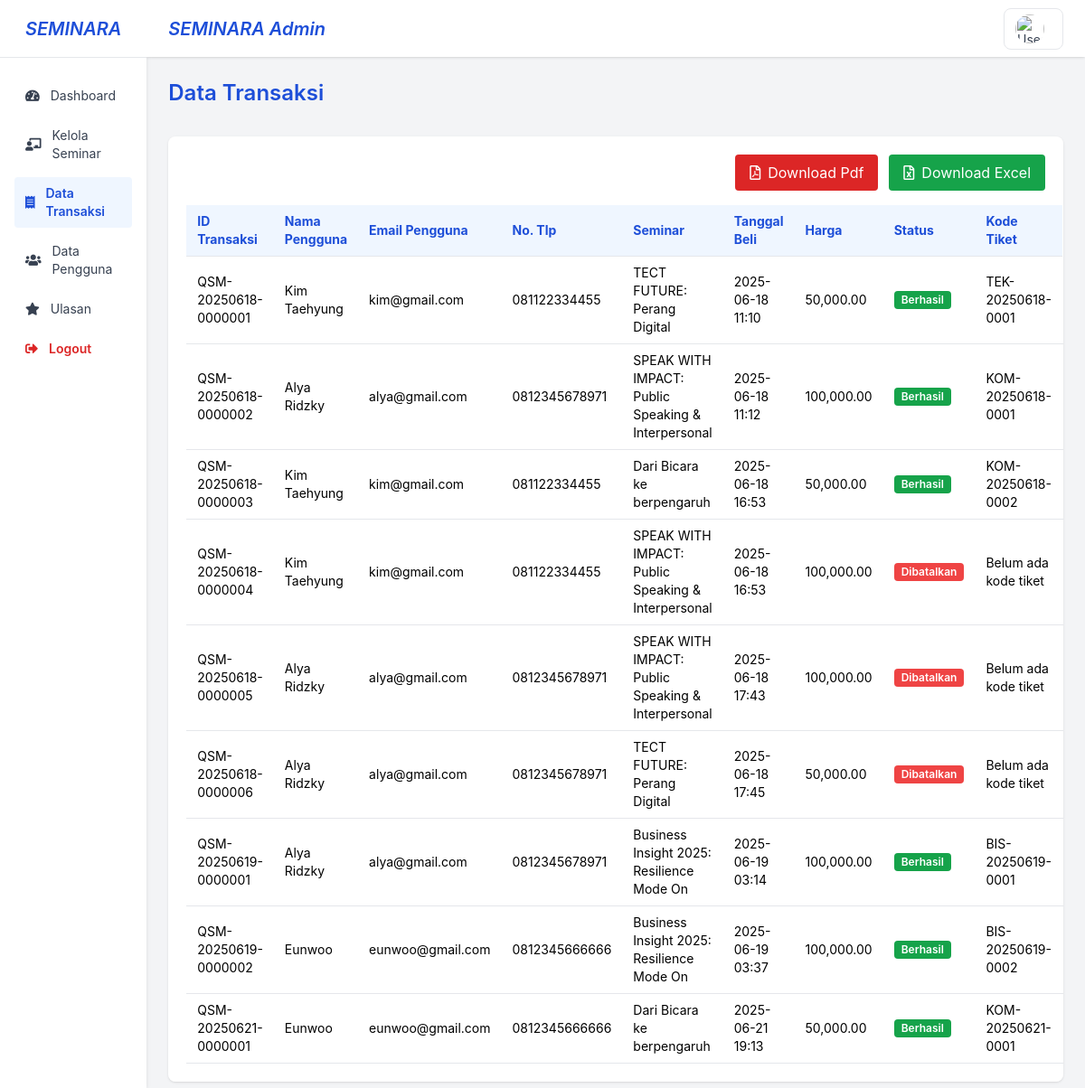
/index.php/transaksi, run on the app's committed database.
### tables this page shows
CREATE TABLE `transaksi` (
  `id_transaksi` char(20) NOT NULL,
  `id_pengguna` int(11) DEFAULT NULL,
  `id_seminar` int(11) DEFAULT NULL,
  `tanggal_transaksi` datetime DEFAULT current_timestamp(),
  `nom_bayar` decimal(10,2) NOT NULL,
  `status` enum('pending','berhasil','dibatalkan') DEFAULT 'pending',
  `kode_tiket` varchar(20) DEFAULT NULL,
  `created_at` timestamp NOT NULL DEFAULT current_timestamp()
);

CREATE TABLE `pengguna` (
  `id_pengguna` int(11) NOT NULL,
  `nama` varchar(100) NOT NULL,
  `email` varchar(100) NOT NULL,
  `foto` varchar(128) DEFAULT 'default.jpg',
  `no_telp` varchar(20) DEFAULT NULL,
  `password` varchar(255) NOT NULL,
  `tanggal_lahir` date DEFAULT NULL,
  `status` enum('Pekerja','Mahasiswa/Pelajar','Umum') DEFAULT NULL,
  `role` int(11) NOT NULL,
  `created_at` timestamp NOT NULL DEFAULT current_timestamp()
);

CREATE TABLE `seminar` (
  `id_seminar` int(11) NOT NULL,
  `judul` varchar(255) NOT NULL,
  `deskripsi` text DEFAULT NULL,
  `kategori` enum('Finansial','Teknologi','Pendidikan','Komunikasi','Bisnis') NOT NULL,
  `tanggal` date NOT NULL,
  `waktu` time NOT NULL,
  `lokasi` varchar(255) DEFAULT NULL,
  `kuota` int(11) DEFAULT NULL,
  `harga` decimal(10,2) DEFAULT NULL,
  `gambar` varchar(255) DEFAULT NULL,
  `narasumber` varchar(255) DEFAULT NULL,
  `benefit` text DEFAULT NULL,
  `tgl_mulai_daftar` date NOT NULL,
  `tgl_akhir_daftar` date NOT NULL,
  `created_at` timestamp NOT NULL DEFAULT current_timestamp()
);

### application/controllers/Transaksi.php (called while the page is built, shortened)
<?php
class Transaksi extends CI_Controller {
    public function __construct() {
           $this->load->model('ModelPengguna');
        $this->load->model('ModelSeminar');
        $this->load->model('ModelTransaksi');
        $this->load->model('ModelUlasan');
        $this->load->database();
        $this->load->library('session');
        $this->load->library('form_validation');
    }
     public function index() {
        $data['user'] = $this->ModelPengguna->cekData(['email' => $this->session->userdata('email')])->row_array();
        $data['transaksi'] = $this->ModelTransaksi->getAllTransaksi();
        $this->load->view('admin/data_transaksi', $data);
    }
}

### index.php (called while the page is built, shortened)
<?php
require_once BASEPATH.'core/CodeIgniter.php';

### application/models/ModelTransaksi.php (called while the page is built, shortened)
<?php
class ModelTransaksi extends CI_Model {
        public function getAllTransaksi() {
    $this->db->select('t.*, p.nama as nama_pengguna, p.email as email_pengguna, p.no_telp as tlp_pengguna,s.judul as judul_seminar, s.kategori, s.harga');
    $this->db->from('transaksi t');
    $this->db->join('pengguna p', 't.id_pengguna = p.id_pengguna');
    $this->db->join('seminar s', 't.id_seminar = s.id_seminar');
    return $this->db->get()->result();
}
}

### application/views/admin/data_transaksi.php (the view, shortened to what this page needs)
<html lang="en">
<head>
  <script src="https://cdn.tailwindcss.com"></script>
  <link href="https://cdnjs.cloudflare.com/ajax/libs/font-awesome/5.15.3/css/all.min.css" rel="stylesheet" />
    <link rel="stylesheet" href="https://cdnjs.cloudflare.com/ajax/libs/sweetalert/1.1.3/sweetalert.min.css">
      <script src="https://cdn.tailwindcss.com"></script>
      <link href="https://cdnjs.cloudflare.com/ajax/libs/font-awesome/5.15.3/css/all.min.css" rel="stylesheet" />
</head>
<body class="flex h-screen bg-gray-100">
 <aside class="w-64 bg-white shadow-md flex flex-col">
    <div class="flex items-center justify-center h-16 border-b border-gray-200 font-robotoslab italic font-semibold text-xl text-blue-700">
      SEMINARA
    </div>
    <nav class="flex flex-col flex-grow px-4 py-6 space-y-2 text-gray-700 text-sm">
     <a href="<?= base_url('admin') ?>" class="flex items-center gap-3 px-3 py-2 rounded hover:bg-blue-50 hover:text-blue-700 transition">
        <i class="fas fa-tachometer-alt"></i>
        Dashboard
      </a>
       <a href="<?= base_url('Seminar/data_seminar') ?>" class="flex items-center gap-3 px-3 py-2 rounded hover:bg-blue-50 hover:text-blue-700 transition">
        <i class="fas fa-chalkboard-teacher"></i>
        Kelola Seminar
      </a>
      <a href="<?= base_url('Transaksi') ?>" class="flex items-center gap-3 px-3 py-2 rounded bg-blue-50 text-blue-700 font-semibold">
        <i class="fas fa-receipt"></i>
        Data Transaksi
      </a>
       <a href="<?= base_url('admin/data_pengguna') ?>" class="flex items-center gap-3 px-3 py-2 rounded hover:bg-blue-50 hover:text-blue-700 transition">
        <i class="fas fa-users"></i>
        Data Pengguna
      </a>
      <a href="<?= base_url('Ulasan/data_ulasan') ?>" class="flex items-center gap-3 px-3 py-2 rounded hover:bg-blue-50 hover:text-blue-700 transition">
        <i class="fas fa-star"></i>
        Ulasan
      </a>
      <a href="#"  class="flex items-center gap-3 px-3 py-2 mt-auto rounded hover:bg-red-100 hover:text-red-700 transition font-semibold text-red-600" onclick="confirmLogout()">
        <i class="fas fa-sign-out-alt"></i>
        Logout
      </a>
    </nav>
  </aside>
  <div class="flex flex-col flex-grow overflow-auto">
    <header class="h-16 flex items-center justify-between bg-white shadow px-6 relative z-50">
  <div class="font-robotoslab italic font-semibold text-xl text-blue-700">SEMINARA Admin</div>
  <div class="relative">
    <button id="profileButton"
      class="flex items-center space-x-2 border border-gray-200 rounded-lg px-3 py-1.5 text-gray-700 text-sm hover:bg-gray-50"
      type="button" onclick="toggleDropdown()">
      <img alt="User avatar photo" class="w-8 h-8 rounded-full object-cover" src="<?= base_url($user['foto']) ?>" width="32" height="32" />
    </button>
  </div>
</header>
    <main class="p-6 space-y-8 overflow-auto">
      <h2 class="text-2xl font-semibold text-blue-700">Data Transaksi</h2>
      <section class="bg-white rounded-lg shadow p-5 overflow-auto">
         <div class="flex justify-end mb-4 space-x-3">
       <a href="<?= base_url('laporan/laporan_transaksi_pdf'); ?>"  class="flex items-center gap-2 bg-red-600 hover:bg-red-700 text-white px-4 py-2 rounded transition"><i class="far fa-file-pdf"></i> Download Pdf</a>
    <a href="<?= base_url('laporan/export_excel_transaksi'); ?>"  class="flex items-center gap-2 bg-green-600 hover:bg-green-700 text-white px-4 py-2 rounded transition"><i class="far fa-file-excel"></i> Download Excel</a>
        </div>
        <table class="min-w-full text-left text-sm">
          <thead class="bg-blue-50 text-blue-700 font-semibold">
            <tr>
              <th class="px-3 py-2 border-b border-gray-200">ID Transaksi</th>
              <th class="px-3 py-2 border-b border-gray-200">Nama Pengguna</th>
              <th class="px-3 py-2 border-b border-gray-200">Email Pengguna</th>
              <th class="px-3 py-2 border-b border-gray-200">No. Tlp</th>
              <th class="px-3 py-2 border-b border-gray-200">Seminar</th>
              <th class="px-3 py-2 border-b border-gray-200">Tanggal Beli</th>
              <th class="px-3 py-2 border-b border-gray-200">Harga</th>
              <th class="px-3 py-2 border-b border-gray-200">Status</th>
              <th class="px-3 py-2 border-b border-gray-200">Kode Tiket</th>
            </tr>
          </thead>
          <tbody>
            <?php if (empty($transaksi)): ?>
              <tr>
                <td colspan="8" class="px-3 py-2 border-b border-gray-200 text-center">Belum ada transaksi</td>
              </tr>
            <?php else: ?>
              <?php foreach ($transaksi as $item): ?>
                <tr class="hover:bg-blue-50">
                  <td class="px-3 py-2 border-b border-gray-200"><?= $item->id_transaksi ?></td>
                  <td class="px-3 py-2 border-b border-gray-200"><?= $item->nama_pengguna ?></td>
                  <td class="px-3 py-2 border-b border-gray-200"><?= $item->email_pengguna ?></td>
                  <td class="px-3 py-2 border-b border-gray-200"><?= $item->tlp_pengguna ?></td>
                  <td class="px-3 py-2 border-b border-gray-200"><?= $item->judul_seminar ?></td>
                  <td class="px-3 py-2 border-b border-gray-200"><?= date('Y-m-d H:i', strtotime($item->tanggal_transaksi)) ?></td>
                  <td class="px-3 py-2 border-b border-gray-200"><?= number_format($item->harga, 2) ?></td>
                  <td class="px-3 py-2 border-b border-gray-200">
                    <span class="inline-block px-2 py-0.5 rounded text-xs font-semibold <?= $item->status == 'pending' ? 'text-white bg-yellow-500  ' : ($item->status == 'berhasil' ? 'text-white bg-green-600' : 'text-white bg-red-500') ?>">
                      <?= ucfirst($item->status) ?>
                    </span>
                  </td>
                      <td class="px-3 py-2 border-b border-gray-200">
                          <?= $item->status == 'berhasil' ? $item->kode_tiket : 'Belum ada kode tiket' ?>
                      </td>
                </tr>
              <?php endforeach; ?>
            <?php endif; ?>
          </tbody>
        </table>
      </section>
    </main>
  </div>
</body>
</html>

### application/views/admin/data_transaksi.php (style rules this page uses)
body { font-family: "Inter", sans-serif; }

### data on the page
transaksi: id_transaksi "QSM-20250618-0000001", id_pengguna.nama "Kim Taehyung", id_pengguna.email "kim@gmail.com", id_pengguna.no_telp "081122334455", id_seminar.judul "TECT FUTURE: Perang Digital", tanggal_transaksi "2025-06-18 11:10", id_seminar.harga "50,000.00", status "Berhasil", kode_tiket "TEK-20250618-0001"
transaksi: id_transaksi "QSM-20250618-0000002", id_pengguna.nama "Alya Ridzky", id_pengguna.email "alya@gmail.com", id_pengguna.no_telp "0812345678971", id_seminar.judul "SPEAK WITH IMPACT: Public Speaking & Interpersonal", tanggal_transaksi "2025-06-18 11:12", id_seminar.harga "100,000.00", status "Berhasil", kode_tiket "KOM-20250618-0001"
transaksi: id_transaksi "QSM-20250618-0000003", id_pengguna.nama "Kim Taehyung", id_pengguna.email "kim@gmail.com", id_pengguna.no_telp "081122334455", id_seminar.judul "Dari Bicara ke berpengaruh", tanggal_transaksi "2025-06-18 16:53", id_seminar.harga "50,000.00", status "Berhasil", kode_tiket "KOM-20250618-0002"
transaksi: id_transaksi "QSM-20250618-0000004", id_pengguna.nama "Kim Taehyung", id_pengguna.email "kim@gmail.com", id_pengguna.no_telp "081122334455", id_seminar.judul "SPEAK WITH IMPACT: Public Speaking & Interpersonal", tanggal_transaksi "2025-06-18 16:53", id_seminar.harga "100,000.00", status "Dibatalkan", shows "Belum ada kode tiket"
transaksi: id_transaksi "QSM-20250618-0000005", id_pengguna.nama "Alya Ridzky", id_pengguna.email "alya@gmail.com", id_pengguna.no_telp "0812345678971", id_seminar.judul "SPEAK WITH IMPACT: Public Speaking & Interpersonal", tanggal_transaksi "2025-06-18 17:43", id_seminar.harga "100,000.00", status "Dibatalkan", shows "Belum ada kode tiket"
transaksi: id_transaksi "QSM-20250618-0000006", id_pengguna.nama "Alya Ridzky", id_pengguna.email "alya@gmail.com", id_pengguna.no_telp "0812345678971", id_seminar.judul "TECT FUTURE: Perang Digital", tanggal_transaksi "2025-06-18 17:45", id_seminar.harga "50,000.00", status "Dibatalkan", shows "Belum ada kode tiket"
transaksi: id_transaksi "QSM-20250619-0000001", id_pengguna.nama "Alya Ridzky", id_pengguna.email "alya@gmail.com", id_pengguna.no_telp "0812345678971", id_seminar.judul "Business Insight 2025: Resilience Mode On", tanggal_transaksi "2025-06-19 03:14", id_seminar.harga "100,000.00", status "Berhasil", kode_tiket "BIS-20250619-0001"
transaksi: id_transaksi "QSM-20250619-0000002", id_pengguna.nama "Eunwoo", id_pengguna.email "eunwoo@gmail.com", id_pengguna.no_telp "0812345666666", id_seminar.judul "Business Insight 2025: Resilience Mode On", tanggal_transaksi "2025-06-19 03:37", id_seminar.harga "100,000.00", status "Berhasil", kode_tiket "BIS-20250619-0002"
transaksi: id_transaksi "QSM-20250621-0000001", id_pengguna.nama "Eunwoo", id_pengguna.email "eunwoo@gmail.com", id_pengguna.no_telp "0812345666666", id_seminar.judul "Dari Bicara ke berpengaruh", tanggal_transaksi "2025-06-21 19:13", id_seminar.harga "50,000.00", status "Berhasil", kode_tiket "KOM-20250621-0001"
